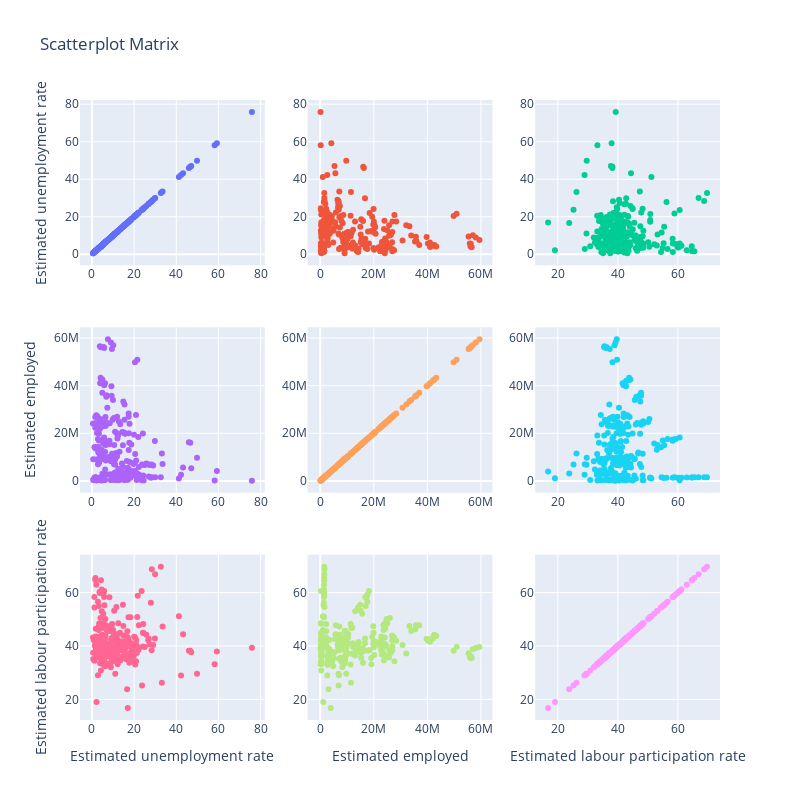

Here is the notebook cell this chart was saved with:
### Code cell
import plotly.figure_factory as ff

fig = ff.create_scatterplotmatrix(
    df[['Estimated unemployment rate', 'Estimated employed', 'Estimated labour participation rate']],
    diag='scatter',
    index=None,  # Remove index parameter
    colormap='Viridis',
    colormap_type='cat',
    height=800,
    width=800
)
fig.show()

### Figure 1 — Plotly figure (JSON) as saved in the notebook; plotly's stock layout.template omitted (floating-point values rounded to 4 significant figures; data arrays with more than 128 entries replaced by an {"elided": "..."} marker saying what was removed)
{"data": [{"marker": {"size": 6}, "mode": "markers", "showlegend": false, "type": "scatter", "x": {"elided": "267 float values"}, "xaxis": "x", "y": {"elided": "267 float values"}, "yaxis": "y"}, {"marker": {"size": 6}, "mode": "markers", "showlegend": false, "type": "scatter", "x": {"elided": "267 int values"}, "xaxis": "x2", "y": {"elided": "267 float values"}, "yaxis": "y2"}, {"marker": {"size": 6}, "mode": "markers", "showlegend": false, "type": "scatter", "x": {"elided": "267 float values"}, "xaxis": "x3", "y": {"elided": "267 float values"}, "yaxis": "y3"}, {"marker": {"size": 6}, "mode": "markers", "showlegend": false, "type": "scatter", "x": {"elided": "267 float values"}, "xaxis": "x4", "y": {"elided": "267 int values"}, "yaxis": "y4"}, {"marker": {"size": 6}, "mode": "markers", "showlegend": false, "type": "scatter", "x": {"elided": "267 int values"}, "xaxis": "x5", "y": {"elided": "267 int values"}, "yaxis": "y5"}, {"marker": {"size": 6}, "mode": "markers", "showlegend": false, "type": "scatter", "x": {"elided": "267 float values"}, "xaxis": "x6", "y": {"elided": "267 int values"}, "yaxis": "y6"}, {"marker": {"size": 6}, "mode": "markers", "showlegend": false, "type": "scatter", "x": {"elided": "267 float values"}, "xaxis": "x7", "y": {"elided": "267 float values"}, "yaxis": "y7"}, {"marker": {"size": 6}, "mode": "markers", "showlegend": false, "type": "scatter", "x": {"elided": "267 int values"}, "xaxis": "x8", "y": {"elided": "267 float values"}, "yaxis": "y8"}, {"marker": {"size": 6}, "mode": "markers", "showlegend": false, "type": "scatter", "x": {"elided": "267 float values"}, "xaxis": "x9", "y": {"elided": "267 float values"}, "yaxis": "y9"}], "layout": {"height": 800, "showlegend": true, "title": {"text": "Scatterplot Matrix"}, "width": 800, "xaxis": {"anchor": "y", "autorange": true, "domain": [0, 0.2889], "range": [-5.662, 82.01], "type": "linear"}, "xaxis2": {"anchor": "y2", "autorange": true, "domain": [0.3556, 0.6444], "range": [-4733000.0, 64280000.0], "type": "linear"}, "xaxis3": {"anchor": "y3", "autorange": true, "domain": [0.7111, 1], "range": [12.44, 74.02], "type": "linear"}, "xaxis4": {"anchor": "y4", "autorange": true, "domain": [0, 0.2889], "range": [-5.662, 82.01], "type": "linear"}, "xaxis5": {"anchor": "y5", "autorange": true, "domain": [0.3556, 0.6444], "range": [-4733000.0, 64280000.0], "type": "linear"}, "xaxis6": {"anchor": "y6", "autorange": true, "domain": [0.7111, 1], "range": [12.44, 74.02], "type": "linear"}, "xaxis7": {"anchor": "y7", "autorange": true, "domain": [0, 0.2889], "range": [-5.662, 82.01], "title": {"text": "Estimated unemployment rate"}, "type": "linear"}, "xaxis8": {"anchor": "y8", "autorange": true, "domain": [0.3556, 0.6444], "range": [-4733000.0, 64280000.0], "title": {"text": "Estimated employed"}, "type": "linear"}, "xaxis9": {"anchor": "y9", "autorange": true, "domain": [0.7111, 1], "range": [12.44, 74.02], "title": {"text": "Estimated labour participation rate"}, "type": "linear"}, "yaxis": {"anchor": "x", "autorange": true, "domain": [0.7333, 1], "range": [-5.908, 82.26], "title": {"text": "Estimated unemployment rate"}, "type": "linear"}, "yaxis2": {"anchor": "x2", "autorange": true, "domain": [0.7333, 1], "range": [-5.908, 82.26], "type": "linear"}, "yaxis3": {"anchor": "x3", "autorange": true, "domain": [0.7333, 1], "range": [-5.908, 82.26], "type": "linear"}, "yaxis4": {"anchor": "x4", "autorange": true, "domain": [0.3667, 0.6333], "range": [-4927000.0, 64480000.0], "title": {"text": "Estimated employed"}, "type": "linear"}, "yaxis5": {"anchor": "x5", "autorange": true, "domain": [0.3667, 0.6333], "range": [-4927000.0, 64480000.0], "type": "linear"}, "yaxis6": {"anchor": "x6", "autorange": true, "domain": [0.3667, 0.6333], "range": [-4927000.0, 64480000.0], "type": "linear"}, "yaxis7": {"anchor": "x7", "autorange": true, "domain": [0, 0.2667], "range": [12.27, 74.19], "title": {"text": "Estimated labour participation rate"}, "type": "linear"}, "yaxis8": {"anchor": "x8", "autorange": true, "domain": [0, 0.2667], "range": [12.27, 74.19], "type": "linear"}, "yaxis9": {"anchor": "x9", "autorange": true, "domain": [0, 0.2667], "range": [12.27, 74.19], "type": "linear"}}}
